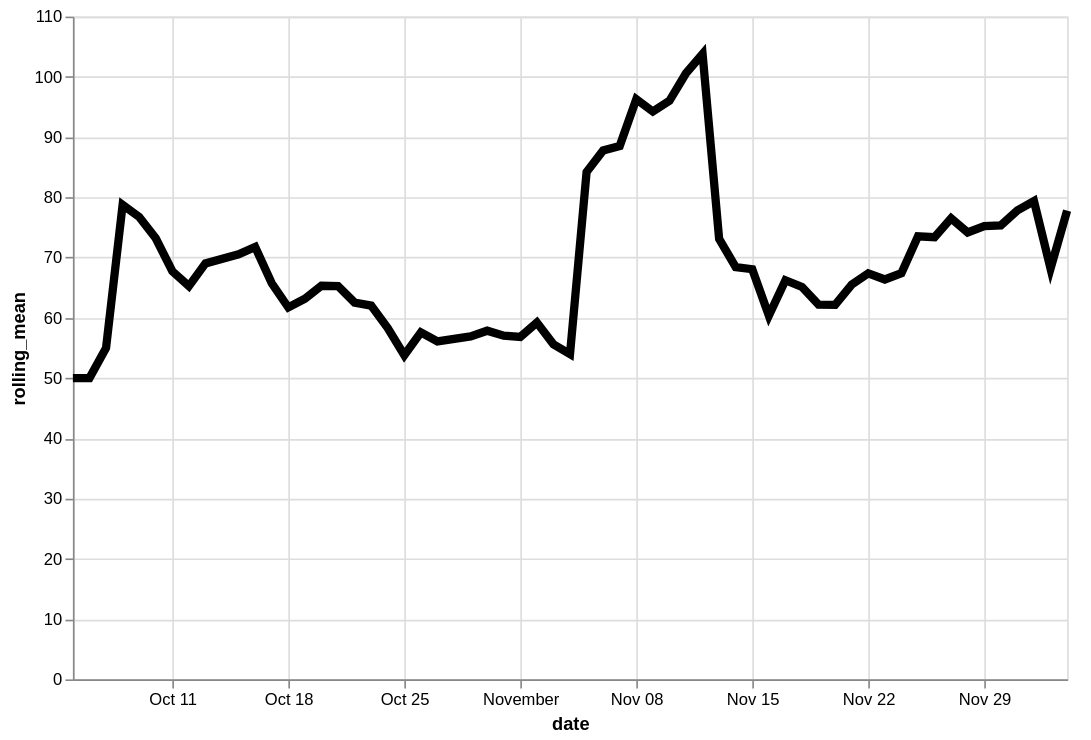

Specify this chart in Vega-Lite:
### Vega-Lite specification from a JSON file in a GitHub repository (floating-point values rounded to 4 significant figures)
{"config": {"view": {"continuousWidth": 400, "continuousHeight": 300}}, "data": {"name": "data-aa9db62860aa7efc56884375d6cd720e"}, "mark": {"type": "line", "color": "black", "size": 5}, "encoding": {"x": {"type": "temporal", "field": "date"}, "y": {"type": "quantitative", "field": "rolling_mean"}}, "height": 400, "transform": [{"window": [{"op": "mean", "field": "logavg", "as": "rolling_mean"}], "frame": [-7, 0]}], "width": 600, "$schema": "https://vega.github.io/schema/vega-lite/v4.8.1.json", "datasets": {"data-aa9db62860aa7efc56884375d6cd720e": [{"date": "2020-10-05", "logavg": 50.0}, {"date": "2020-10-06", "logavg": 50.0}, {"date": "2020-10-07", "logavg": 65.0}, {"date": "2020-10-08", "logavg": 150.0}, {"date": "2020-10-09", "logavg": 68.75}, {"date": "2020-10-10", "logavg": 55.42}, {"date": "2020-10-11", "logavg": 35.0}, {"date": "2020-10-12", "logavg": 47.86}, {"date": "2020-10-13", "logavg": 80.25}, {"date": "2020-10-15", "logavg": 62.0}, {"date": "2020-10-16", "logavg": 74.89}, {"date": "2020-10-17", "logavg": 101.7}, {"date": "2020-10-18", "logavg": 36.66}, {"date": "2020-10-19", "logavg": 67.0}, {"date": "2020-10-20", "logavg": 52.25}, {"date": "2020-10-21", "logavg": 47.5}, {"date": "2020-10-22", "logavg": 58.33}, {"date": "2020-10-23", "logavg": 57.9}, {"date": "2020-10-24", "logavg": 45.06}, {"date": "2020-10-25", "logavg": 65.71}, {"date": "2020-10-26", "logavg": 67.0}, {"date": "2020-10-27", "logavg": 55.0}, {"date": "2020-10-29", "logavg": 58.89}, {"date": "2020-10-30", "logavg": 55.0}, {"date": "2020-10-31", "logavg": 51.71}, {"date": "2020-11-01", "logavg": 56.25}, {"date": "2020-11-02", "logavg": 64.17}, {"date": "2020-11-03", "logavg": 36.75}, {"date": "2020-11-04", "logavg": 54.17}, {"date": "2020-11-05", "logavg": 296.7}, {"date": "2020-11-06", "logavg": 87.5}, {"date": "2020-11-07", "logavg": 61.0}, {"date": "2020-11-08", "logavg": 113.8}, {"date": "2020-11-09", "logavg": 40.0}, {"date": "2020-11-10", "logavg": 78.33}, {"date": "2020-11-11", "logavg": 73.33}, {"date": "2020-11-12", "logavg": 79.8}, {"date": "2020-11-13", "logavg": 51.0}, {"date": "2020-11-14", "logavg": 50.17}, {"date": "2020-11-15", "logavg": 58.11}, {"date": "2020-11-16", "logavg": 52.14}, {"date": "2020-11-17", "logavg": 87.0}, {"date": "2020-11-18", "logavg": 69.38}, {"date": "2020-11-19", "logavg": 50.0}, {"date": "2020-11-20", "logavg": 79.44}, {"date": "2020-11-21", "logavg": 78.0}, {"date": "2020-11-22", "logavg": 65.0}, {"date": "2020-11-23", "logavg": 50.0}, {"date": "2020-11-24", "logavg": 60.54}, {"date": "2020-11-25", "logavg": 135.9}, {"date": "2020-11-26", "logavg": 68.18}, {"date": "2020-11-27", "logavg": 75.0}, {"date": "2020-11-28", "logavg": 60.71}, {"date": "2020-11-29", "logavg": 86.45}, {"date": "2020-11-30", "logavg": 66.0}, {"date": "2020-12-01", "logavg": 69.78}, {"date": "2020-12-02", "logavg": 72.9}, {"date": "2020-12-03", "logavg": 46.39}, {"date": "2020-12-04", "logavg": 145.0}]}}
